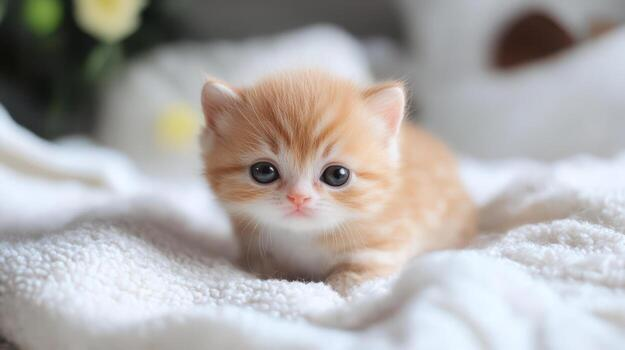
#> input picture computer_vision/opencv/photos/cat.jpeg, 625 x 350 px, found by its file name
$ python 8_preprocessing_test.py
#> lines starting #> are read from the running program, lines starting #| are printed output that depends on the picture
import cv2 as cv

img = cv.imread("computer_vision/opencv/photos/cat.jpeg")
#> img is the input picture: shape (350, 625, 3); mean B, G, R 168, 169.5, 173

if img is None:
    print("File cannot be found.")
    exit()

print("="*50)
print(f"📥 Raw Image Shape: {img.shape}")
#| 📥 Raw Image Shape: (350, 625, 3)

rotated_img = cv.rotate(img, cv.ROTATE_90_COUNTERCLOCKWISE)
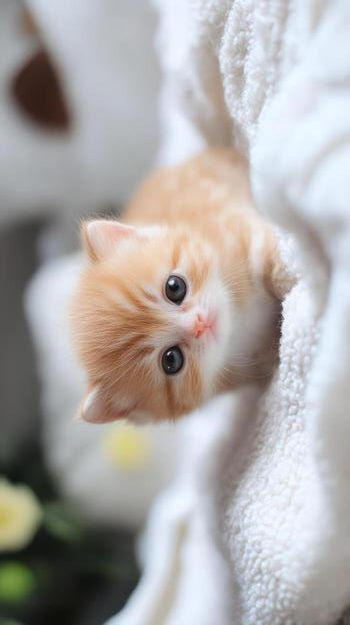
#> rotated_img: shape (625, 350, 3); mean B, G, R 168, 169.5, 173
print(f"🔄 Rotated Image Shape: {rotated_img.shape}")
#| 🔄 Rotated Image Shape: (625, 350, 3)

scale = 0.70
new_width = int(rotated_img.shape[1] * scale)
#> new_width = 244
new_height = int(rotated_img.shape[0] * scale)
#> new_height = 437
rescaled_img = cv.resize(rotated_img, (new_width, new_height), interpolation=cv.INTER_AREA)

print(f"Rescaled image shape: {rescaled_img.shape}")
#| Rescaled image shape: (437, 244, 3)
print("="*50)

cv.imshow("Raw image", img)
cv.imshow("Rotated image", rotated_img)
cv.imshow("Rescaled image", rescaled_img)

cv.waitKey(0)
cv.destroyAllWindows()

$ run again, with computer_vision/opencv/photos/bgr_sample.jpg copied over computer_vision/opencv/photos/cat.jpeg
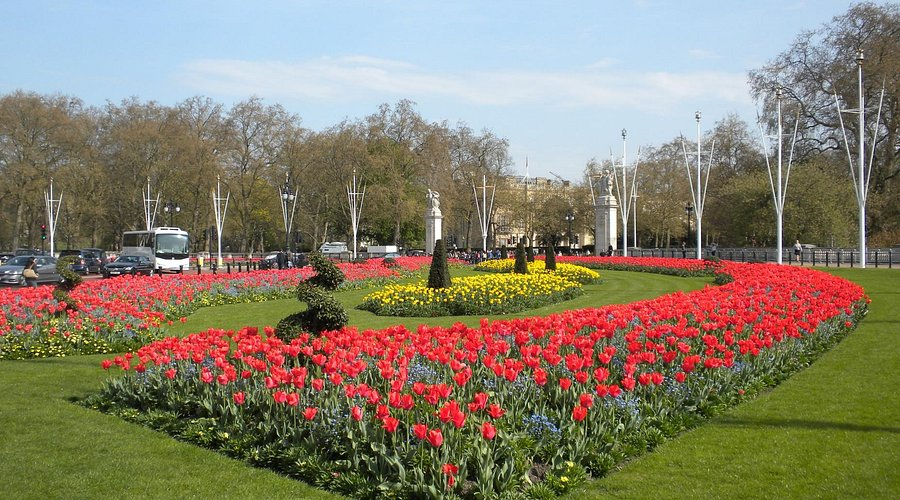
#> input picture computer_vision/opencv/photos/bgr_sample.jpg, 900 x 500 px, found by its file name
#> img is the input picture: shape (500, 900, 3); mean B, G, R 107.1, 127.1, 135.6
#| 📥 Raw Image Shape: (500, 900, 3)
#> `rotated_img = cv.rotate(img, cv.ROTATE_90_COUNTERCLOCKWISE)`:
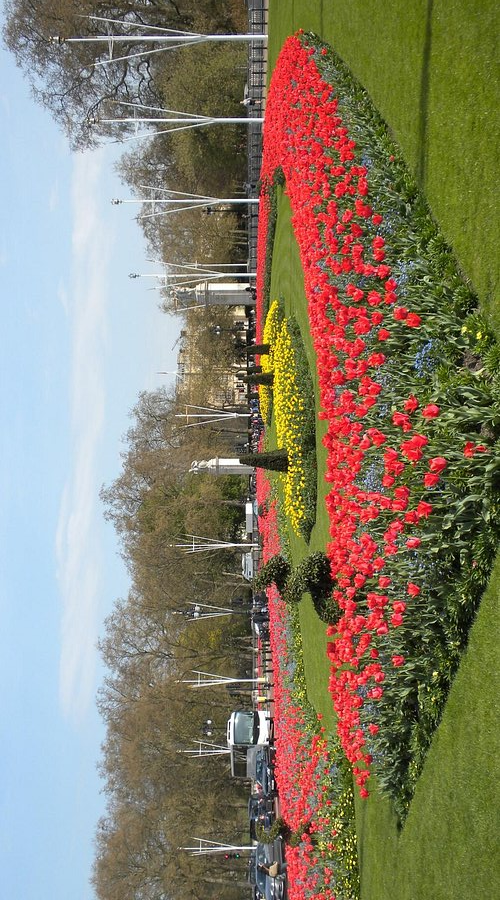
#> rotated_img: shape (900, 500, 3); mean B, G, R 107.1, 127.1, 135.6
#| 🔄 Rotated Image Shape: (900, 500, 3)
#| Rescaled image shape: (630, 350, 3)

$ run again, with computer_vision/opencv/photos/group1.jpg copied over computer_vision/opencv/photos/cat.jpeg
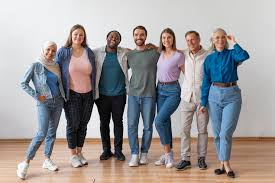
#> input picture computer_vision/opencv/photos/group1.jpg, 275 x 183 px, found by its file name
#> img is the input picture: shape (183, 275, 3); mean B, G, R 154.1, 153.9, 158.5
#| 📥 Raw Image Shape: (183, 275, 3)
#> `rotated_img = cv.rotate(img, cv.ROTATE_90_COUNTERCLOCKWISE)`:
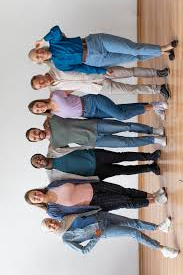
#> rotated_img: shape (275, 183, 3); mean B, G, R 154.1, 153.9, 158.5
#| 🔄 Rotated Image Shape: (275, 183, 3)
#> `rescaled_img = cv.resize(rotated_img, (new_width, new_height), interpo..`:
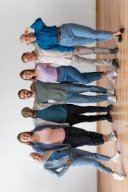
#> rescaled_img: shape (192, 128, 3); mean B, G, R 154.1, 153.9, 158.5
#| Rescaled image shape: (192, 128, 3)

$ run again, with computer_vision/opencv/photos/group2.jpg copied over computer_vision/opencv/photos/cat.jpeg
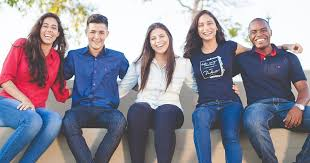
#> input picture computer_vision/opencv/photos/group2.jpg, 310 x 163 px, found by its file name
#> img is the input picture: shape (163, 310, 3); mean B, G, R 150.7, 137.6, 141
#| 📥 Raw Image Shape: (163, 310, 3)
#> `rotated_img = cv.rotate(img, cv.ROTATE_90_COUNTERCLOCKWISE)`:
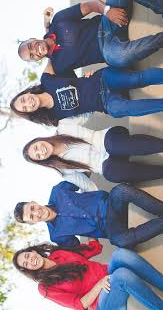
#> rotated_img: shape (310, 163, 3); mean B, G, R 150.7, 137.6, 141
#| 🔄 Rotated Image Shape: (310, 163, 3)
#> `rescaled_img = cv.resize(rotated_img, (new_width, new_height), interpo..`:
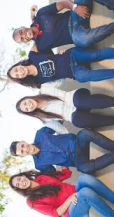
#> rescaled_img: shape (217, 114, 3); mean B, G, R 150.7, 137.6, 141
#| Rescaled image shape: (217, 114, 3)
